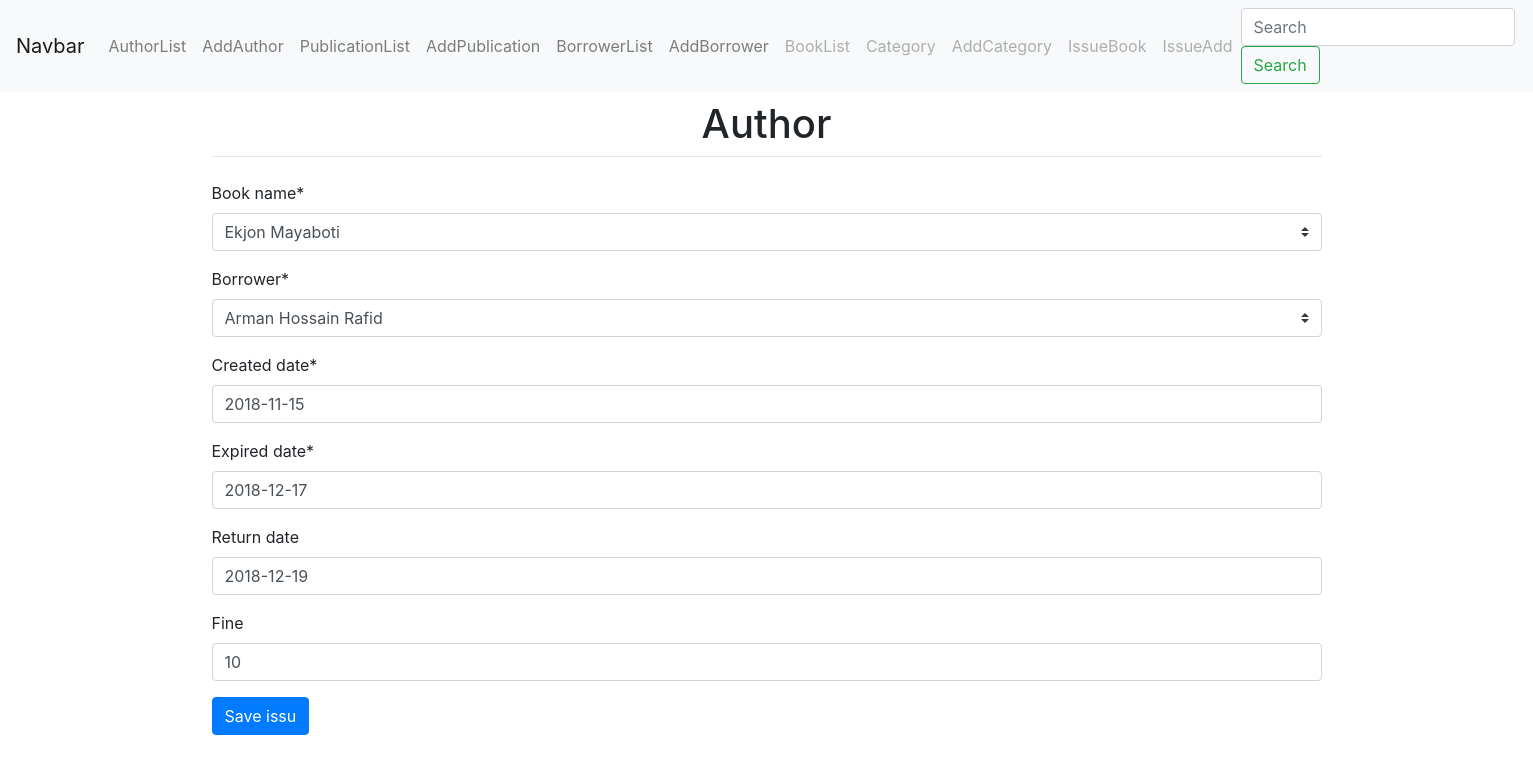
The page /issu/1/edit/ on the database its author committed.
### book/models.py (models this page shows, shortened)
class Issu(models.Model):
    book_name    = models.ForeignKey(Book,on_delete=models.CASCADE)
    borrower     = models.ForeignKey(Borrower,on_delete=models.CASCADE)
    created_date = models.DateField()
    expired_date = models.DateField()
    return_date  = models.DateField(null=True,blank=True)
    fine         = models.IntegerField(null=True,blank=True)

### book/views.py (the view)
# urls.py: path('issu/<int:pk>/edit/',IssuUpdateView.as_view(), name='issu_edit'),
class IssuUpdateView(UpdateView):
    model = Issu
    form_class = IssuForm
    template_name = 'book/issu_update_form.html'
    success_url = reverse_lazy('issu_list')

### book/forms.py
class IssuForm(forms.ModelForm):
    class Meta:
        model = Issu
        fields = ('book_name', 'borrower', 'created_date','expired_date','return_date','fine')
    def __init__(self, *args, **kwargs):
        super().__init__(*args, **kwargs)
        self.helper = FormHelper()
        self.helper.form_method = 'post'
        self.helper.add_input(Submit('submit', 'Save issu'))

### book/models.py (called while the page is built)
    def __str__(self):
        return self.name

    def __str__(self):
        return self.name

### templates/book/issu_update_form.html
{% extends 'base.html' %}
{% load crispy_forms_tags %}
{% block content %}
  {% crispy form %}
{% endblock %}

### rows shown on the page
Issu: book_name "Ekjon Mayaboti", borrower "Arman Hossain Rafid", created_date "2018-11-15", expired_date "2018-12-17", return_date "2018-12-19", fine "10"
